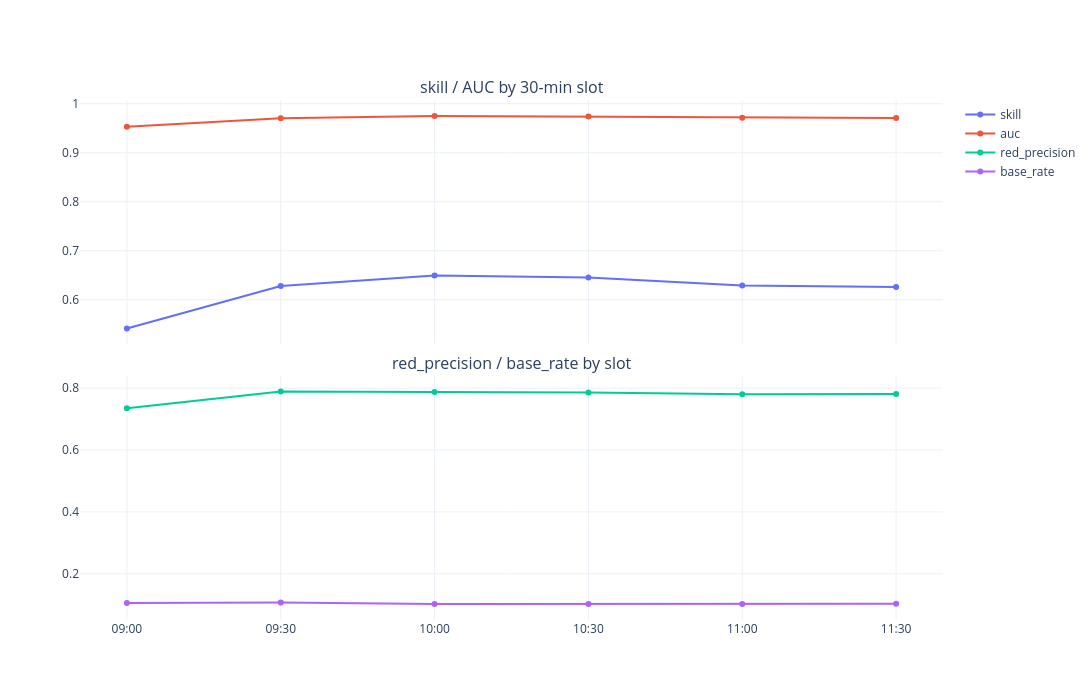
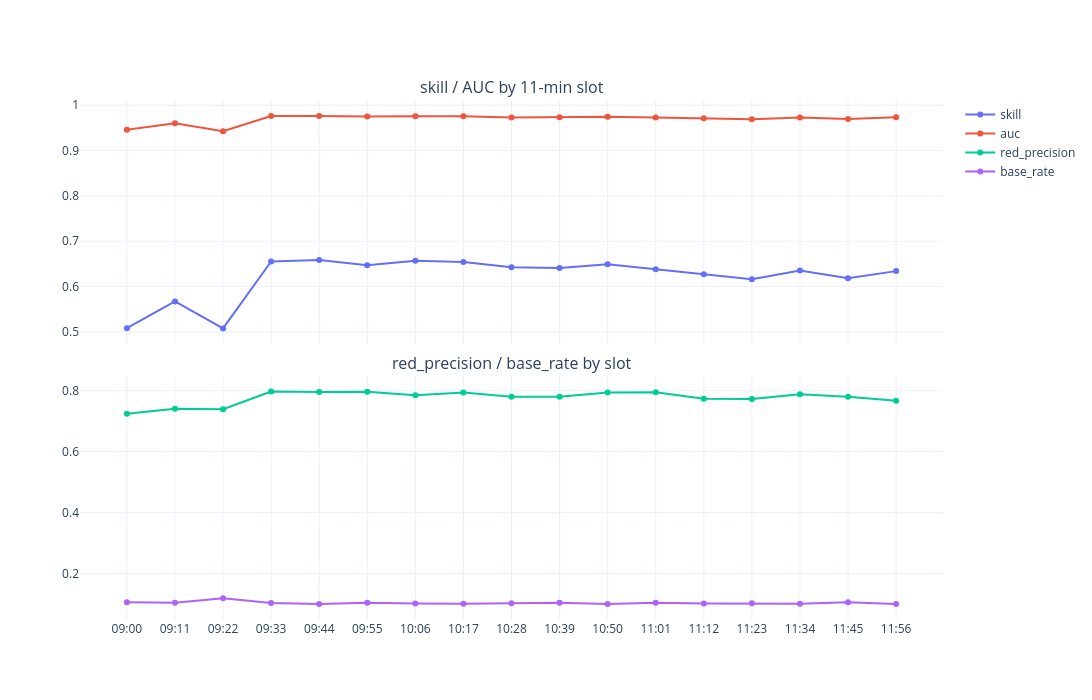

Notebook code for these charts, in order:
### Code cell
# ---------------------------------------------------------------- usage
FINE_BIN = 11                 # minutes

coarse, fine, pred = run()

### Figure 1 — Plotly figure (JSON) as saved in the notebook; plotly's stock layout.template omitted (floating-point values rounded to 4 significant figures)
{"data": [{"mode": "lines+markers", "name": "skill", "type": "scatter", "x": ["09:00", "09:30", "10:00", "10:30", "11:00", "11:30"], "xaxis": "x", "y": [0.5416, 0.6283, 0.6498, 0.6452, 0.6292, 0.626], "yaxis": "y"}, {"mode": "lines+markers", "name": "auc", "type": "scatter", "x": ["09:00", "09:30", "10:00", "10:30", "11:00", "11:30"], "xaxis": "x", "y": [0.9533, 0.9704, 0.975, 0.974, 0.9715, 0.9712], "yaxis": "y"}, {"mode": "lines+markers", "name": "red_precision", "type": "scatter", "x": ["09:00", "09:30", "10:00", "10:30", "11:00", "11:30"], "xaxis": "x2", "y": [0.7353, 0.789, 0.7878, 0.7859, 0.7804, 0.781], "yaxis": "y2"}, {"mode": "lines+markers", "name": "base_rate", "type": "scatter", "x": ["09:00", "09:30", "10:00", "10:30", "11:00", "11:30"], "xaxis": "x2", "y": [0.1055, 0.1068, 0.1022, 0.1024, 0.1025, 0.1032], "yaxis": "y2"}], "layout": {"annotations": [{"font": {"size": 16}, "showarrow": false, "text": "skill / AUC by 30-min slot", "x": 0.5, "xanchor": "center", "xref": "paper", "y": 1, "yanchor": "bottom", "yref": "paper"}, {"font": {"size": 16}, "showarrow": false, "text": "red_precision / base_rate by slot", "x": 0.5, "xanchor": "center", "xref": "paper", "y": 0.47, "yanchor": "bottom", "yref": "paper"}], "height": 700, "hovermode": "x unified", "width": 1300, "xaxis": {"anchor": "y", "domain": [0, 1], "matches": "x2", "showticklabels": false}, "xaxis2": {"anchor": "y2", "domain": [0, 1]}, "yaxis": {"anchor": "x", "domain": [0.53, 1]}, "yaxis2": {"anchor": "x2", "domain": [0, 0.47]}}}

### Figure 2 — Plotly figure (JSON) as saved in the notebook; plotly's stock layout.template omitted (floating-point values rounded to 4 significant figures)
{"data": [{"mode": "lines+markers", "name": "skill", "type": "scatter", "x": ["09:00", "09:11", "09:22", "09:33", "09:44", "09:55", "10:06", "10:17", "10:28", "10:39", "10:50", "11:01", "11:12", "11:23", "11:34", "11:45", "11:56"], "xaxis": "x", "y": [0.5082, 0.5673, 0.5076, 0.6555, 0.6584, 0.6469, 0.6568, 0.654, 0.6426, 0.6412, 0.6492, 0.6383, 0.6274, 0.6164, 0.6356, 0.6184, 0.6341], "yaxis": "y"}, {"mode": "lines+markers", "name": "auc", "type": "scatter", "x": ["09:00", "09:11", "09:22", "09:33", "09:44", "09:55", "10:06", "10:17", "10:28", "10:39", "10:50", "11:01", "11:12", "11:23", "11:34", "11:45", "11:56"], "xaxis": "x", "y": [0.9458, 0.9601, 0.9427, 0.9762, 0.9764, 0.9751, 0.9759, 0.9758, 0.9733, 0.9733, 0.9748, 0.9729, 0.9712, 0.9693, 0.973, 0.9698, 0.9735], "yaxis": "y"}, {"mode": "lines+markers", "name": "red_precision", "type": "scatter", "x": ["09:00", "09:11", "09:22", "09:33", "09:44", "09:55", "10:06", "10:17", "10:28", "10:39", "10:50", "11:01", "11:12", "11:23", "11:34", "11:45", "11:56"], "xaxis": "x2", "y": [0.7238, 0.7406, 0.739, 0.7969, 0.7954, 0.7967, 0.7847, 0.7936, 0.7799, 0.78, 0.7941, 0.7943, 0.7735, 0.7725, 0.7877, 0.7797, 0.7665], "yaxis": "y2"}, {"mode": "lines+markers", "name": "base_rate", "type": "scatter", "x": ["09:00", "09:11", "09:22", "09:33", "09:44", "09:55", "10:06", "10:17", "10:28", "10:39", "10:50", "11:01", "11:12", "11:23", "11:34", "11:45", "11:56"], "xaxis": "x2", "y": [0.1057, 0.1042, 0.1194, 0.1037, 0.1001, 0.1039, 0.1017, 0.1008, 0.1025, 0.1041, 0.1006, 0.1041, 0.102, 0.1025, 0.1006, 0.1057, 0.1001], "yaxis": "y2"}], "layout": {"annotations": [{"font": {"size": 16}, "showarrow": false, "text": "skill / AUC by 11-min slot", "x": 0.5, "xanchor": "center", "xref": "paper", "y": 1, "yanchor": "bottom", "yref": "paper"}, {"font": {"size": 16}, "showarrow": false, "text": "red_precision / base_rate by slot", "x": 0.5, "xanchor": "center", "xref": "paper", "y": 0.47, "yanchor": "bottom", "yref": "paper"}], "height": 700, "hovermode": "x unified", "width": 1300, "xaxis": {"anchor": "y", "domain": [0, 1], "matches": "x2", "showticklabels": false}, "xaxis2": {"anchor": "y2", "domain": [0, 1]}, "yaxis": {"anchor": "x", "domain": [0.53, 1]}, "yaxis2": {"anchor": "x2", "domain": [0, 0.47]}}}
